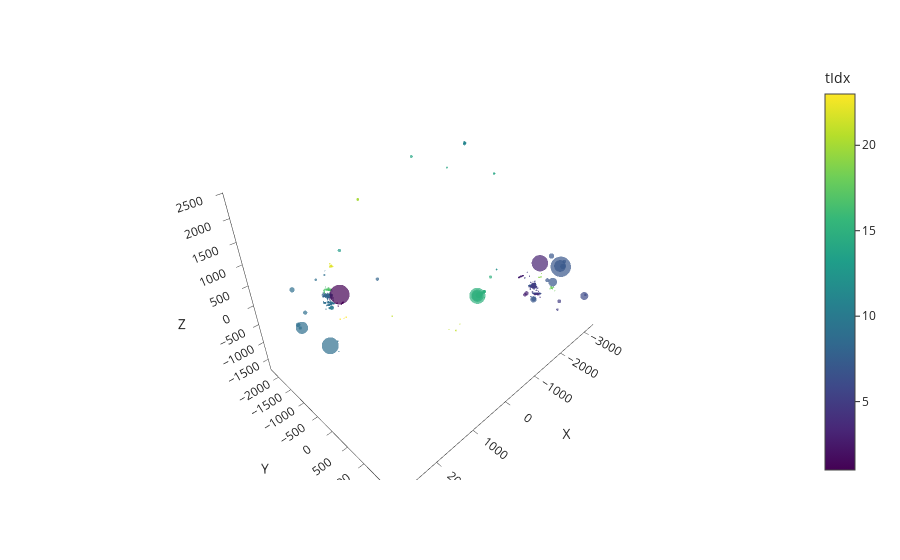

Write notebook code for a chart like this one.
### Code cell
import pandas as pd
import plotly.express as px

mask = (g.ndata['pandora_pfo']==0)
tidx =  1*(g.ndata['particle_number'][mask].view(-1,1))
#tidx =    1*(g.ndata['hit_link_modified'][mask].view(-1,1))+1
features =  20*(g.ndata['e_hits'][mask].view(-1,1)) + 1*g.ndata["h"][mask][:,-1].view(-1,1)
X = g.ndata["pos_hits_xyz"][mask] #[mask]
data = {
            "X":X[:, 0].view(-1, 1).detach().cpu().numpy(),
            "Y": X[:, 1].view(-1, 1).detach().cpu().numpy(),
            "Z": X[:, 2].view(-1, 1).detach().cpu().numpy(),
            "tIdx": tidx.view(-1, 1).detach().cpu().numpy(),
            "features": features.view(-1, 1).detach().cpu().numpy(),
        }
hoverdict = {}
# if hoverfeat is not None:
#     for j in range(hoverfeat.shape[1]):
#         hoverdict["f_" + str(j)] = hoverfeat[:, j : j + 1]
#     data.update(hoverdict)

# if nidx is not None:
#     data.update({"av_same": av_same})

df = pd.DataFrame(
np.concatenate([data[k] for k in data], axis=1),
columns=[k for k in data],
)
rdst = np.random.RandomState(1234567890)  # all the same
# shuffle_truth_colors(df, "tIdx", rdst)

hover_data = ["tIdx"] #+ [k for k in hoverdict.keys()]
# if nidx is not None:
#     hover_data.append("av_same")
fig = px.scatter_3d(
df,
x="X",
y="Y",
z="Z",
color="tIdx",
size="features",
hover_data=hover_data,
template="simple_white",
)
fig.update_traces(marker=dict(line=dict(width=0)))

### Figure 1 — Plotly figure (JSON) as saved in the notebook; plotly's stock layout.template omitted (floating-point values rounded to 4 significant figures; data arrays with more than 128 entries replaced by an {"elided": "..."} marker saying what was removed)
{"data": [{"customdata": {"elided": "517x1 int values"}, "hovertemplate": "X=%{x}<br>Y=%{y}<br>Z=%{z}<br>features=%{marker.size}<br>tIdx=%{marker.color}<extra></extra>", "legendgroup": "", "marker": {"color": {"elided": "517 int values"}, "coloraxis": "coloraxis", "line": {"width": 0}, "size": {"elided": "517 float values"}, "sizemode": "area", "sizeref": 0.0371, "symbol": "circle"}, "mode": "markers", "name": "", "scene": "scene", "showlegend": false, "type": "scatter3d", "x": {"elided": "517 float values"}, "y": {"elided": "517 float values"}, "z": {"elided": "517 float values"}}], "layout": {"coloraxis": {"colorbar": {"title": {"text": "tIdx"}}, "colorscale": [[0, "#440154"], [0.1111, "#482878"], [0.2222, "#3e4989"], [0.3333, "#31688e"], [0.4444, "#26828e"], [0.5556, "#1f9e89"], [0.6667, "#35b779"], [0.7778, "#6ece58"], [0.8889, "#b5de2b"], [1, "#fde725"]]}, "legend": {"itemsizing": "constant", "tracegroupgap": 0}, "margin": {"t": 60}, "scene": {"domain": {"x": [0, 1], "y": [0, 1]}, "xaxis": {"title": {"text": "X"}}, "yaxis": {"title": {"text": "Y"}}, "zaxis": {"title": {"text": "Z"}}}}}
